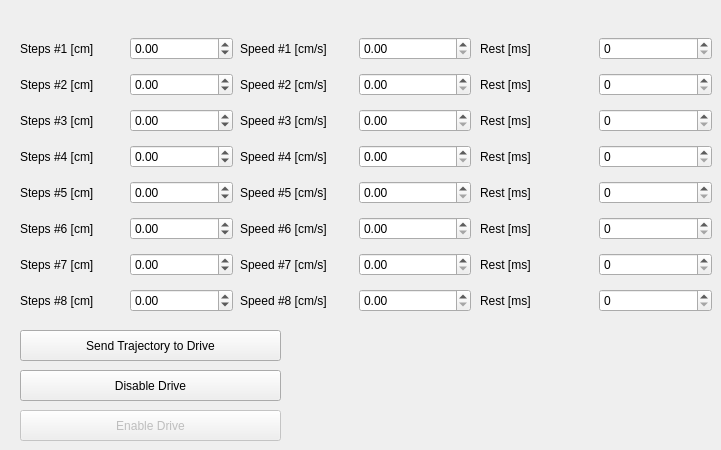
    <widget class="QWidget" name="ComplexTab3">
     <attribute name="title">
      <string>Drive 3</string>
     </attribute>
     <widget class="QWidget" name="layoutWidget_30">
      <property name="geometry">
       <rect>
        <x>20</x>
        <y>30</y>
        <width>213</width>
        <height>292</height>
       </rect>
      </property>
      <layout class="QGridLayout" name="gridLayout_18">
       <item row="0" column="0">
        <widget class="QLabel" name="labelCSteps1_3">
         <property name="text">
          <string>Steps #1 [cm]</string>
         </property>
        </widget>
       </item>
       <item row="1" column="0">
        <widget class="QLabel" name="labelCSteps2_3">
         <property name="text">
          <string>Steps #2 [cm]</string>
         </property>
        </widget>
       </item>
       <item row="2" column="0">
        <widget class="QLabel" name="labelCSSteps3_3">
         <property name="text">
          <string>Steps #3 [cm]</string>
         </property>
        </widget>
       </item>
       <item row="3" column="0">
        <widget class="QLabel" name="labelCSSteps4_3">
         <property name="text">
          <string>Steps #4 [cm]</string>
         </property>
        </widget>
       </item>
       <item row="5" column="0">
        <widget class="QLabel" name="labelCSteps6_3">
         <property name="text">
          <string>Steps #6 [cm]</string>
         </property>
        </widget>
       </item>
       <item row="6" column="0">
        <widget class="QLabel" name="labelCSteps7_3">
         <property name="text">
          <string>Steps #7 [cm]</string>
         </property>
        </widget>
       </item>
       <item row="7" column="0">
        <widget class="QLabel" name="labelCSteps8_3">
         <property name="text">
          <string>Steps #8 [cm]</string>
         </property>
        </widget>
       </item>
       <item row="4" column="0">
        <widget class="QLabel" name="labelCSteps5_3">
         <property name="text">
          <string>Steps #5 [cm]</string>
         </property>
        </widget>
       </item>
       <item row="0" column="1">
        <widget class="QDoubleSpinBox" name="sbSteps3_1">
         <property name="minimum">
          <double>-22.000000000000000</double>
         </property>
         <property name="maximum">
          <double>22.000000000000000</double>
         </property>
        </widget>
       </item>
       <item row="1" column="1">
        <widget class="QDoubleSpinBox" name="sbSteps3_2">
         <property name="minimum">
          <double>-22.000000000000000</double>
         </property>
         <property name="maximum">
          <double>22.000000000000000</double>
         </property>
        </widget>
       </item>
       <item row="2" column="1">
        <widget class="QDoubleSpinBox" name="sbSteps3_3">
         <property name="minimum">
          <double>-22.000000000000000</double>
         </property>
         <property name="maximum">
          <double>22.000000000000000</double>
         </property>
        </widget>
       </item>
       <item row="3" column="1">
        <widget class="QDoubleSpinBox" name="sbSteps3_4">
         <property name="minimum">
          <double>-22.000000000000000</double>
         </property>
         <property name="maximum">
          <double>22.000000000000000</double>
         </property>
        </widget>
       </item>
       <item row="4" column="1">
        <widget class="QDoubleSpinBox" name="sbSteps3_5">
         <property name="minimum">
          <double>-22.000000000000000</double>
         </property>
         <property name="maximum">
          <double>22.000000000000000</double>
         </property>
        </widget>
       </item>
       <item row="5" column="1">
        <widget class="QDoubleSpinBox" name="sbSteps3_6">
         <property name="minimum">
          <double>-22.000000000000000</double>
         </property>
         <property name="maximum">
          <double>22.000000000000000</double>
         </property>
        </widget>
       </item>
       <item row="6" column="1">
        <widget class="QDoubleSpinBox" name="sbSteps3_7">
         <property name="minimum">
          <double>-22.000000000000000</double>
         </property>
         <property name="maximum">
          <double>22.000000000000000</double>
         </property>
        </widget>
       </item>
       <item row="7" column="1">
        <widget class="QDoubleSpinBox" name="sbSteps3_8">
         <property name="minimum">
          <double>-22.000000000000000</double>
         </property>
         <property name="maximum">
          <double>22.000000000000000</double>
         </property>
        </widget>
       </item>
      </layout>
     </widget>
     <widget class="QWidget" name="layoutWidget_32">
      <property name="geometry">
       <rect>
        <x>240</x>
        <y>30</y>
        <width>231</width>
        <height>292</height>
       </rect>
      </property>
      <layout class="QGridLayout" name="gridLayout_19">
       <item row="0" column="0">
        <widget class="QLabel" name="labelCSpeed1_5">
         <property name="text">
          <string>Speed #1 [cm/s]</string>
         </property>
        </widget>
       </item>
       <item row="1" column="0">
        <widget class="QLabel" name="labelCSpeed2_5">
         <property name="text">
          <string>Speed #2 [cm/s]</string>
         </property>
        </widget>
       </item>
       <item row="2" column="0">
        <widget class="QLabel" name="labelCSpeed3_5">
         <property name="text">
          <string>Speed #3 [cm/s]</string>
         </property>
        </widget>
       </item>
       <item row="3" column="0">
        <widget class="QLabel" name="labelCSpeed4_5">
         <property name="text">
          <string>Speed #4 [cm/s]</string>
         </property>
        </widget>
       </item>
       <item row="4" column="0">
        <widget class="QLabel" name="labelCSpeed5_4">
         <property name="text">
          <string>Speed #5 [cm/s]</string>
         </property>
        </widget>
       </item>
       <item row="5" column="0">
        <widget class="QLabel" name="labelCSpeed6_4">
         <property name="text">
          <string>Speed #6 [cm/s]</string>
         </property>
        </widget>
       </item>
       <item row="6" column="0">
        <widget class="QLabel" name="labelCSpeed7_4">
         <property name="text">
          <string>Speed #7 [cm/s]</string>
         </property>
        </widget>
       </item>
       <item row="7" column="0">
        <widget class="QLabel" name="labelCSpeed8_4">
         <property name="text">
          <string>Speed #8 [cm/s]</string>
         </property>
        </widget>
       </item>
       <item row="0" column="1">
        <widget class="QDoubleSpinBox" name="sbSpeed3_1">
         <property name="maximum">
          <double>12.000000000000000</double>
         </property>
        </widget>
       </item>
       <item row="1" column="1">
        <widget class="QDoubleSpinBox" name="sbSpeed3_2">
         <property name="maximum">
          <double>12.000000000000000</double>
         </property>
        </widget>
       </item>
       <item row="2" column="1">
        <widget class="QDoubleSpinBox" name="sbSpeed3_3">
         <property name="maximum">
          <double>12.000000000000000</double>
         </property>
        </widget>
       </item>
       <item row="3" column="1">
        <widget class="QDoubleSpinBox" name="sbSpeed3_4">
         <property name="maximum">
          <double>12.000000000000000</double>
         </property>
        </widget>
       </item>
       <item row="4" column="1">
        <widget class="QDoubleSpinBox" name="sbSpeed3_5">
         <property name="maximum">
          <double>12.000000000000000</double>
         </property>
        </widget>
       </item>
       <item row="5" column="1">
        <widget class="QDoubleSpinBox" name="sbSpeed3_6">
         <property name="maximum">
          <double>12.000000000000000</double>
         </property>
        </widget>
       </item>
       <item row="6" column="1">
        <widget class="QDoubleSpinBox" name="sbSpeed3_7">
         <property name="maximum">
          <double>12.000000000000000</double>
         </property>
        </widget>
       </item>
       <item row="7" column="1">
        <widget class="QDoubleSpinBox" name="sbSpeed3_8">
         <property name="maximum">
          <double>12.000000000000000</double>
         </property>
        </widget>
       </item>
      </layout>
     </widget>
     <widget class="QWidget" name="layoutWidget_4">
      <property name="geometry">
       <rect>
        <x>480</x>
        <y>30</y>
        <width>232</width>
        <height>292</height>
       </rect>
      </property>
      <layout class="QGridLayout" name="gridLayout_8">
       <item row="0" column="0">
        <widget class="QLabel" name="lCRest3_1">
         <property name="text">
          <string>Rest [ms]</string>
         </property>
        </widget>
       </item>
       <item row="0" column="1">
        <widget class="QSpinBox" name="sbCRest3_1">
         <property name="maximum">
          <number>10000</number>
         </property>
         <property name="value">
          <number>0</number>
         </property>
        </widget>
       </item>
       <item row="1" column="0">
        <widget class="QLabel" name="lCRest3_2">
         <property name="text">
          <string>Rest [ms]</string>
         </property>
        </widget>
       </item>
       <item row="1" column="1">
        <widget class="QSpinBox" name="sbCRest3_2">
         <property name="maximum">
          <number>10000</number>
         </property>
         <property name="value">
          <number>0</number>
         </property>
        </widget>
       </item>
       <item row="2" column="0">
        <widget class="QLabel" name="lCRest3_3">
         <property name="text">
          <string>Rest [ms]</string>
         </property>
        </widget>
       </item>
       <item row="2" column="1">
        <widget class="QSpinBox" name="sbCRest3_3">
         <property name="maximum">
          <number>10000</number>
         </property>
         <property name="value">
          <number>0</number>
         </property>
        </widget>
       </item>
       <item row="3" column="0">
        <widget class="QLabel" name="lCRest3_4">
         <property name="text">
          <string>Rest [ms]</string>
         </property>
        </widget>
       </item>
       <item row="3" column="1">
        <widget class="QSpinBox" name="sbCRest3_4">
         <property name="maximum">
          <number>10000</number>
         </property>
         <property name="value">
          <number>0</number>
         </property>
        </widget>
       </item>
       <item row="4" column="0">
        <widget class="QLabel" name="lCRest3_5">
         <property name="text">
          <string>Rest [ms]</string>
         </property>
        </widget>
       </item>
       <item row="4" column="1">
        <widget class="QSpinBox" name="sbCRest3_5">
         <property name="maximum">
          <number>10000</number>
         </property>
         <property name="value">
          <number>0</number>
         </property>
        </widget>
       </item>
       <item row="5" column="0">
        <widget class="QLabel" name="lCRest3_6">
         <property name="text">
          <string>Rest [ms]</string>
         </property>
        </widget>
       </item>
       <item row="5" column="1">
        <widget class="QSpinBox" name="sbCRest3_6">
         <property name="maximum">
          <number>10000</number>
         </property>
         <property name="value">
          <number>0</number>
         </property>
        </widget>
       </item>
       <item row="6" column="0">
        <widget class="QLabel" name="lCRest_7">
         <property name="text">
          <string>Rest [ms]</string>
         </property>
        </widget>
       </item>
       <item row="6" column="1">
        <widget class="QSpinBox" name="sbCRest3_7">
         <property name="maximum">
          <number>10000</number>
         </property>
         <property name="value">
          <number>0</number>
         </property>
        </widget>
       </item>
       <item row="7" column="0">
        <widget class="QLabel" name="lCRest3_8">
         <property name="text">
          <string>Rest [ms]</string>
         </property>
        </widget>
       </item>
       <item row="7" column="1">
        <widget class="QSpinBox" name="sbCRest3_8">
         <property name="maximum">
          <number>10000</number>
         </property>
         <property name="value">
          <number>0</number>
         </property>
        </widget>
       </item>
      </layout>
     </widget>
     <widget class="QPushButton" name="pbSendTraj3">
      <property name="geometry">
       <rect>
        <x>20</x>
        <y>330</y>
        <width>261</width>
        <height>31</height>
       </rect>
      </property>
      <property name="text">
       <string>Send Trajectory to Drive</string>
      </property>
     </widget>
     <widget class="QPushButton" name="pbDisableDrive3">
      <property name="geometry">
       <rect>
        <x>20</x>
        <y>370</y>
        <width>261</width>
        <height>31</height>
       </rect>
      </property>
      <property name="text">
       <string>Disable Drive</string>
      </property>
     </widget>
     <widget class="QPushButton" name="pbEnableDrive3">
      <property name="enabled">
       <bool>false</bool>
      </property>
      <property name="geometry">
       <rect>
        <x>20</x>
        <y>410</y>
        <width>261</width>
        <height>31</height>
       </rect>
      </property>
      <property name="text">
       <string>Enable Drive</string>
      </property>
     </widget>
    </widget>
